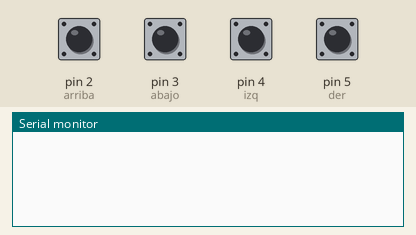
Recording of a sketch running on a simulated Arduino Uno, built with avr-gcc and run on an emulated ATmega328P. Shown: the last lines printed to the serial monitor. The test bench sets the inputs (shaded band); at power-on: pin 2 (arriba), pin 3 (abajo), pin 4 (izq), pin 5 (der) HIGH.

Above: at 1.2 s.
1.3 s: pin 2 (arriba) pulled LOW for 0.15 s
At 1.7 s:
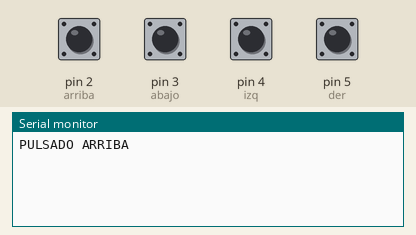
2.9 s: pin 3 (abajo) pulled LOW for 0.15 s
At 4.1 s:
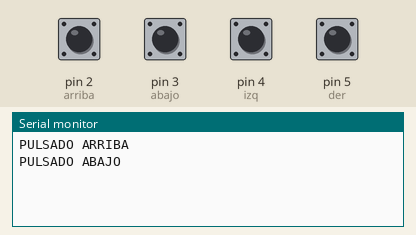
4.5 s: pin 4 (izq) pulled LOW for 0.15 s
At 5.4 s:
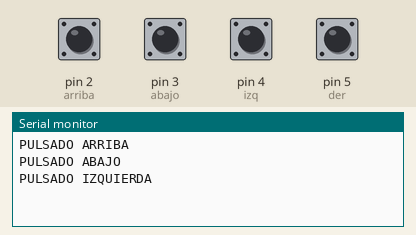
6.1 s: pin 5 (der) pulled LOW for 0.15 s
At 6.6 s:
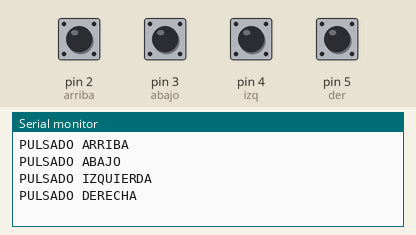

The sketch:

18-Programacion_del_joystick.ino
```cpp
int arriba=2;
int abajo =3;
int izq=4;
int der=5;


void setup() {

  Serial.begin(9600);
  pinMode(arriba, INPUT_PULLUP);
  pinMode(abajo,INPUT_PULLUP);
  pinMode(izq,INPUT_PULLUP);
  pinMode(der, INPUT_PULLUP);

}

void loop() {

int estado1 = digitalRead(arriba);
int estado2 = digitalRead(abajo);
int estado3 = digitalRead(izq);
int estado4 = digitalRead(der);

if(estado1==LOW){
  Serial.println("PULSADO ARRIBA");
  delay(500);
}

if(estado2==LOW){
  Serial.println("PULSADO ABAJO");
  delay(500);
}

if(estado3==LOW){
  Serial.println("PULSADO IZQUIERDA");
  delay(500);
}

if(estado4==LOW){
  Serial.println("PULSADO DERECHA");
  delay(500);
}

}
```

Measured:
- after the input at 1.3 s, the serial monitor: prints a new line at once (image 1)
- after the input at 2.9 s, the serial monitor: prints a new line at once (image 2)
- after the input at 4.5 s, the serial monitor: prints a new line at once (image 3)
- after the input at 6.1 s, the serial monitor: prints a new line at once (image 4)
